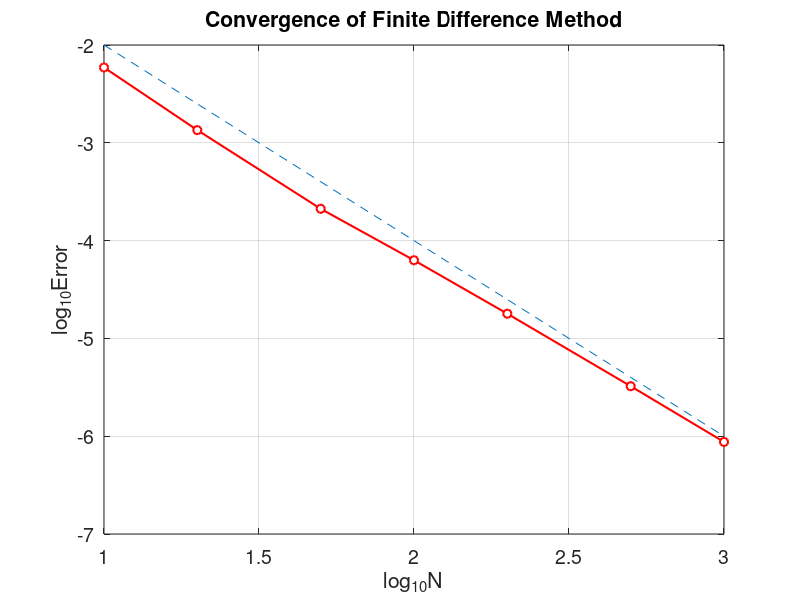

This figure's MATLAB source:
% fdm1d2_error.m
% finite difference method for 1D problem
% -(xu')'+x*u'=pi^2*x*sin(pi*x)-pi*cos(pi*x)+pi*x*cos(pi*x) in [0,1]
% u(0)=0, u(1)=0 ;
% exact solution : u=sin(pi*x)
clear all;  clf
Nvec=[10 20 50 100 200 500 1000];    % Number of splits
Error=[];
for k=1:length(Nvec)
    N=Nvec(k);
    h=1/N;
    x=0:h:1;
    N=length(x)-1;
    A=diag(2*x(2:N)./h^2)+diag(x(2:N-1)./(2*h)-(x(2:N-1)+0.5*h)./h^2,1)...
        +diag(-x(3:N)./(2*h)-(x(3:N)-0.5*h)./h^2,-1);
    b=pi^2*x(2:N).*sin(pi*x(2:N))+pi*(x(2:N)-1).*cos(pi*x(2:N));
    u=A\b';
    u=[0;u;0];
    ue=sin(pi*x');
    error=max(abs(u-ue));
    Error=[Error,error];
end
plot(log10(Nvec),log10(Error),'ro-','MarkerFaceColor','w','LineWidth',1.5)
hold on,
plot(log10(Nvec), log10(Nvec.^(-2)), '--')
grid on,
xlabel('log_{10}N','fontsize', 16), ylabel('log_{10}Error','fontsize',16),
title('Convergence of Finite Difference Method','fontsize',14)
set(gca,'fontsize',14)
for i=1:length(Nvec)-1     % computating convergence order
    order(i)=-log(Error(i)/Error(i+1))/(log(Nvec(i)/Nvec(i+1)));
end
Error
order


print -dpng -r600  fdm1d2_error.png
